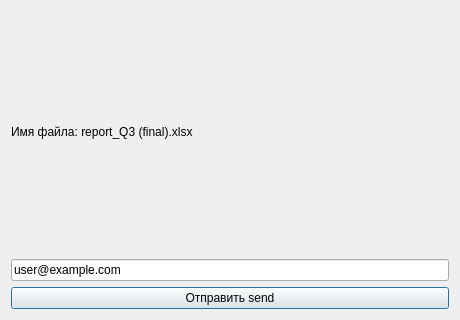
<?xml version="1.0" encoding="UTF-8"?>
<ui version="4.0"><class>Dialog</class><widget class="QDialog" name="Dialog"><property name="geometry"><rect><x>0</x><y>0</y><width>460</width><height>320</height></rect></property><property name="windowTitle"><string>#083 text/168_mixed_ru_en</string></property><layout class="QVBoxLayout" name="verticalLayout"><property name="leftMargin"><number>11</number></property><property name="topMargin"><number>11</number></property><property name="rightMargin"><number>11</number></property><property name="bottomMargin"><number>11</number></property><property name="spacing"><number>6</number></property><item><widget class="QLabel" name="l1"><property name="text"><string>Имя файла: report_Q3 (final).xlsx</string></property></widget></item><item><widget class="QLineEdit" name="e1"><property name="text"><string>user@example.com</string></property></widget></item><item><widget class="QPushButton" name="b1"><property name="text"><string>Отправить send</string></property></widget></item></layout></widget></ui>
